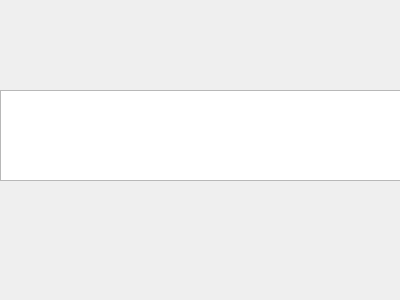
<?xml version="1.0" encoding="UTF-8"?>
<ui version="4.0">
 <class>ErrorMsg</class>
 <widget class="QDialog" name="ErrorMsg">
  <property name="geometry">
   <rect>
    <x>0</x>
    <y>0</y>
    <width>400</width>
    <height>300</height>
   </rect>
  </property>
  <property name="sizePolicy">
   <sizepolicy hsizetype="Fixed" vsizetype="Fixed">
    <horstretch>0</horstretch>
    <verstretch>0</verstretch>
   </sizepolicy>
  </property>
  <property name="minimumSize">
   <size>
    <width>400</width>
    <height>300</height>
   </size>
  </property>
  <property name="maximumSize">
   <size>
    <width>400</width>
    <height>300</height>
   </size>
  </property>
  <property name="windowTitle">
   <string>Dialog</string>
  </property>
  <widget class="QTextBrowser" name="ErrorShow">
   <property name="geometry">
    <rect>
     <x>0</x>
     <y>90</y>
     <width>401</width>
     <height>91</height>
    </rect>
   </property>
   <property name="html">
    <string>&lt;!DOCTYPE HTML PUBLIC &quot;-//W3C//DTD HTML 4.0//EN&quot; &quot;http://www.w3.org/TR/REC-html40/strict.dtd&quot;&gt;
&lt;html&gt;&lt;head&gt;&lt;meta name=&quot;qrichtext&quot; content=&quot;1&quot; /&gt;&lt;style type=&quot;text/css&quot;&gt;
p, li { white-space: pre-wrap; }
&lt;/style&gt;&lt;/head&gt;&lt;body style=&quot; font-family:'MS Shell Dlg 2'; font-size:7.8pt; font-weight:400; font-style:normal;&quot;&gt;
&lt;p align=&quot;center&quot; style=&quot;-qt-paragraph-type:empty; margin-top:0px; margin-bottom:0px; margin-left:0px; margin-right:0px; -qt-block-indent:0; text-indent:0px;&quot;&gt;&lt;br /&gt;&lt;/p&gt;&lt;/body&gt;&lt;/html&gt;</string>
   </property>
  </widget>
 </widget>
 <resources/>
 <connections/>
</ui>
